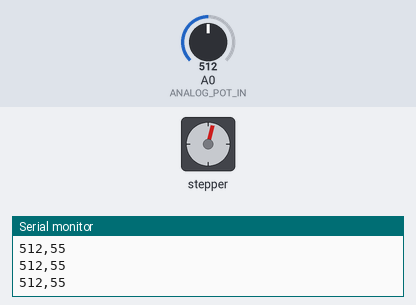
This sketch was run on a simulated Arduino Uno, built with avr-gcc and run on an emulated ATmega328P. Parts: stepper motor, the last lines printed to the serial monitor. Inputs (shaded band) come from the test bench; at power-on: A0 (ANALOG_POT_IN) = 512. Stepper angles assume 4096 steps per turn.

Above: at 5.59 s.
5.9 s: A0 (ANALOG_POT_IN) set to 122
At 7.6 s:
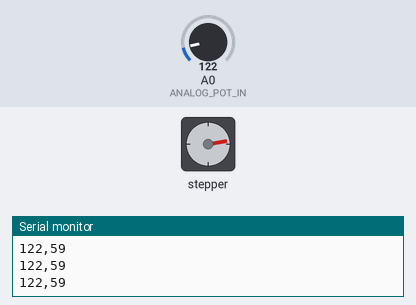
8.9 s: A0 (ANALOG_POT_IN) set to 90
At 9.16 s:
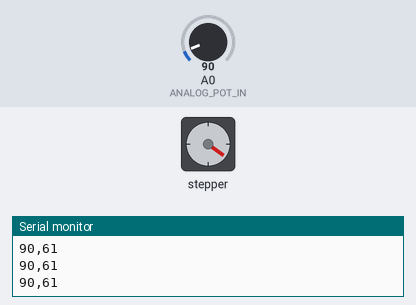
11.9 s: A0 (ANALOG_POT_IN) set to 110
At 19.7 s:
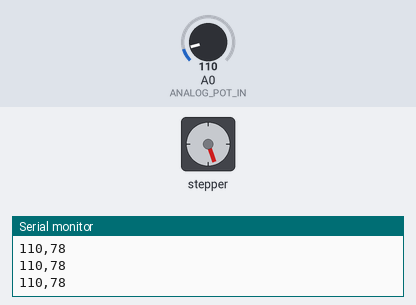
Timing chart, 0 to 23.9 s (numbered marks = the images above; inputs shaded):
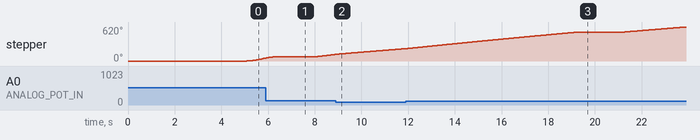

The sketch:

stepper_v3.ino
```cpp
// (licence header left out)
#include <AccelStepper.h>
#include <TimerOne.h>

#define  POT_POS_TOLERANCE 15
#define MAX_TIME_IN_BACK_TO_FOLLOW_MODE (1000*10)
// A VALUE BETWEEN 500 AND 1900
#define MOTOR_SPEED 1400

#define motorPin1  2
#define motorPin2  3
#define motorPin3  4
#define motorPin4  5

AccelStepper stepper(8, motorPin1, motorPin3, motorPin2, motorPin4);

// STATE OF THE MOTOR FOLLOWING SYSTEM
#define STATE_0_OFF             0
#define STATE_1_BEGINNING       1
#define STATE_2_FOLLOWING       2
#define STATE_3_RECENTLY_MOVED  3
#define STATE_4_BACK_TO_FOLLOW  4
#define STATE_5_END             5
#define STATE_X_NO_STATE        -1

#define TRAVEL_AWAY 1
#define TRAVEL_HOME 0

// This defines the analog input pin for reading the control voltage
// Tested with a 10k linear pot between 5v and GND
#define ANALOG_POT_IN A0

#define AVA_CAR_POT_MOVE_DELAY (1000*2) // Hvor lenge bilen står stille
#define POT_START  55
#define POT_END    1000
#define POT_TO_STEPS (-2)

#define TRIP_PERCENTAGE_START 0.0
#define TRIP_PERCENTAGE_END   1.0
#define TRIP_SECONDS          (60 * 10)  // Lengde på turen
#define GO_HOME_SECONDS       5

char state = STATE_0_OFF;
char statePrev = STATE_0_OFF;

long iterations_in_state = 0;
long lastTransition_time = 0;//previousPotMoveTime
long lastTransition_potPos = 0; //previousPotPos
long lastTransition_potPosDiffAbs = 0; // previousPotPosDiff

bool debug = 0;
bool debug_state = 0;
bool debug_state_transition = 0;

#define DEBUG_STATE_PRINT_LINE(); do { if (debug_state)Serial.println( String("St ") + __LINE__); }while(0)


void interrupt_periodic_stepper(void) {
  stepper.run();
  if ( stepper.isRunning() ) stepper.enableOutputs();
  else stepper.disableOutputs();
}

void setAvaCarPos(float percentage)
{
  if ( percentage > TRIP_PERCENTAGE_END ) {
    percentage = TRIP_PERCENTAGE_END;
  }
  if ( percentage < TRIP_PERCENTAGE_START ) {
    DEBUG_STATE_PRINT_LINE();
    percentage = TRIP_PERCENTAGE_START;
  }
  char next_state = STATE_X_NO_STATE;
  int   potPos             = readPot();
  Serial.print(potPos);
  Serial.print(",");
  float  avaCarPotGoal      = POT_START + (POT_END - POT_START) * percentage;
  Serial.println((int) avaCarPotGoal);
  float  potPosDiff         = avaCarPotGoal - potPos;
  float  potPosDiffAbs         = abs(potPosDiff);
  long   stepperPosNow      = stepper.currentPosition();
  /*int limit_max = 6
  int step_diff = (potPosDiff * POT_TO_STEPS );
  int step_limiter;
  if (step_diff > 6) step_diff
  */
  float  nextStepperGoal    = stepperPosNow + (potPosDiff * POT_TO_STEPS );
  long time_now = millis();
  long prev_diff_time = time_now - lastTransition_time;
  long prev_abs_diff_potPos  =  abs(lastTransition_potPos - potPos);
  long prev_diff_potPosDiffAbs = lastTransition_potPosDiffAbs - potPosDiffAbs;


  switch (state ) {
    case  STATE_0_OFF:

    case STATE_1_BEGINNING:
      next_state = STATE_2_FOLLOWING;
      break;
    case STATE_2_FOLLOWING:
      if ( potPosDiffAbs > POT_POS_TOLERANCE ) {
        next_state = STATE_3_RECENTLY_MOVED;
      }
      if ( percentage >= TRIP_PERCENTAGE_END  || percentage <= TRIP_PERCENTAGE_START) {
        next_state = STATE_5_END;
      }
      break;
    case STATE_3_RECENTLY_MOVED:
      if ( prev_abs_diff_potPos > 3) {
        next_state = state;
        DEBUG_STATE_PRINT_LINE();
      }
      else {
       // Serial.println( String( "test1: ") + prev_diff_time + " " + AVA_CAR_POT_MOVE_DELAY);
        if ( prev_diff_time > AVA_CAR_POT_MOVE_DELAY )
        {
          next_state = STATE_4_BACK_TO_FOLLOW;
          DEBUG_STATE_PRINT_LINE();
        }
      }
      break;
    case STATE_4_BACK_TO_FOLLOW:
      //Serial.println(String("mik " ) + potPosDiffAbs + " " + prev_diff_potPosDiffAbs +  " " + prev_diff_time );
      if ( potPosDiffAbs < POT_POS_TOLERANCE ) {
        next_state = STATE_2_FOLLOWING;
      }
      if ( prev_diff_time > MAX_TIME_IN_BACK_TO_FOLLOW_MODE ) {
        next_state = STATE_3_RECENTLY_MOVED;
        DEBUG_STATE_PRINT_LINE();
      }
      if ( prev_diff_potPosDiffAbs > 5 ) {
        next_state = state;
        DEBUG_STATE_PRINT_LINE();
      }
      if ( (prev_diff_potPosDiffAbs < -30) && (prev_diff_time > 100) ) {
        next_state = STATE_3_RECENTLY_MOVED;
        DEBUG_STATE_PRINT_LINE();
      }
      break;
    case STATE_5_END:
      if ( percentage < TRIP_PERCENTAGE_END  && percentage > TRIP_PERCENTAGE_START) {
        next_state =  STATE_1_BEGINNING;
      }
      break;
    default:
      ;
  }

  iterations_in_state++;
  if ( next_state != STATE_X_NO_STATE )
  {
    if (debug_state_transition) Serial.println( String("S ") + (byte)state + " -> " + (byte)next_state + " " + iterations_in_state);
    if (next_state != state ) iterations_in_state = 0;
    state = next_state;
    lastTransition_time = millis();
    lastTransition_potPos = potPos;
    lastTransition_potPosDiffAbs = potPosDiffAbs;
  }
  if ( (state == STATE_2_FOLLOWING) ||  (state == STATE_4_BACK_TO_FOLLOW) )
  {
    stepper.moveTo(nextStepperGoal);
  }

  if (debug) Serial.println(String(" Goal ") + avaCarPotGoal + " Pot " + potPos + " Stepper " + stepperPosNow + " Next " + nextStepperGoal + String(" S ") + (byte) state  );
  delay(20);
}

void runCar( bool direction, long seconds)
{
  long time_millis_start = millis();
  long time_millis_end = time_millis_start + (seconds * 1000);
  float time_millis_duration = (seconds * 1000.0);
  state = STATE_1_BEGINNING;
  while (1) {
    long time_millis_now = millis();
    float position_percent = (time_millis_now - time_millis_start) / time_millis_duration;
    if (direction ) setAvaCarPos(position_percent);
    else            setAvaCarPos(1.0 - position_percent);
    if ( position_percent > (1.0 + 0.1) ) break;
  }
}

void setup()
{
  stepper.setMaxSpeed(MOTOR_SPEED);
  stepper.setAcceleration(1800);
  Serial.begin(115200);

  Timer1.initialize(100); // Period: 100uSec == 10.000 Hz Interrupts
  Timer1.attachInterrupt(interrupt_periodic_stepper);
  delay(5000);

  int i = 0;
  while (1) {
    Serial.print(F("Nr trips left"));
    Serial.println(i);
    runCar( TRAVEL_AWAY, TRIP_SECONDS);
    delay(1000 * 5);
    runCar( TRAVEL_HOME, GO_HOME_SECONDS);
    delay(1000 * 5);
    i--;
  }
}

int readPot()
{
  int current = analogRead(ANALOG_POT_IN);
  static int prev1 = -1;
  static int prev2 = -1;
  static int prev3 = -1;
  if (-1==prev1 ) prev1 = current;
  if (-1==prev2 ) prev2 = current;
  if (-1==prev3 ) prev3 = current;
  int retval = (current+prev1+prev2+prev3)/4;
  prev3=prev2;
  prev2=prev1;
  prev1=current;
  return retval;
}

float get_percentage_from_pot() {
  int aval = readPot();
  float retval = (0.0 +aval - POT_START) / (POT_END - POT_START);
  return retval;
}

void travel_to(float destination)
{
  float current_pos = get_percentage_from_pot();
  float start_pos = current_pos;

  Serial.print("Going to: ");
  Serial.println(destination);
  Serial.print("Current pos:");
  Serial.println(current_pos);
  delay(1000);
  while ( current_pos <  destination)
  {
    current_pos += 1.0 / 20000;
    setAvaCarPos(current_pos);

  }
  while ( current_pos >  destination)
  {

    current_pos -= 1.0 / 20000;
    setAvaCarPos(current_pos);


  }
}

void loop()
{
  int input = 0;
  byte percent;
  float destination;
  Serial.println("Input a time between 1 and 100");
  Serial.setTimeout(10);
  while (!input) input = Serial.parseInt();
  Serial.println("Read value: ");
  Serial.println(input);
  delay(1000);
  percent = input < 100 ? input : 100;
  destination =   percent / 100.0;
  travel_to(destination);

}
```
